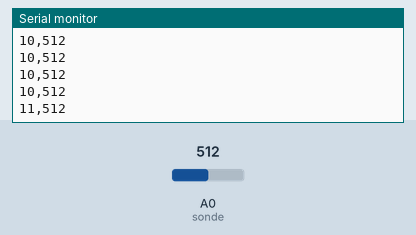
Recording of a sketch running on a simulated Arduino Uno, built with avr-gcc and run on an emulated ATmega328P. On the bench: the last lines printed to the serial monitor. The test bench sets the inputs (shaded band); at power-on: A0 (sonde) = 512.

Above: at 1.2 s.
1.3 s: A0 (sonde) set to 716
At 2.1 s:
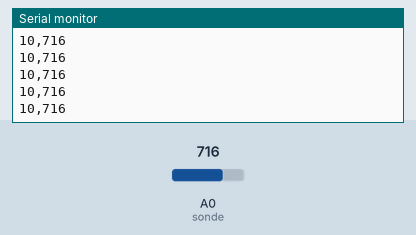
2.8 s: A0 (sonde) set to 900
At 3.5 s:
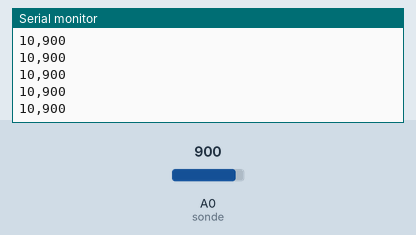
Timing chart, 0 to 5.8 s (numbered marks = the images above; inputs shaded):
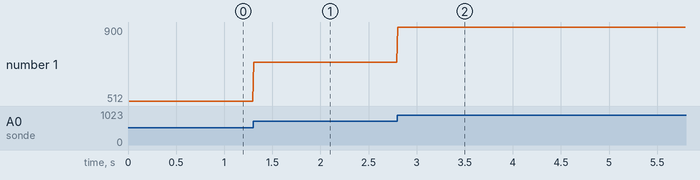

The sketch:

sonde_ctn.ino
```cpp
// Mesure de la tension aux bornes d'une résistance CTN
const int sonde=A0;  // PIN de branchement de la sonde
unsigned long deltat = 10;            // Intervalle de temps entre deux mesures en ms
unsigned long myTime; // Temps de la dernière mesure

int U;            // Tension CTN (R1 plus précisément)
unsigned long t_inst;        // Temps depuis la dernière mesure


void setup() { // Initialisation de la carte
   Serial.begin(115200);  // Paramétrage du port série
   t_inst = 0;
   myTime = millis();
}

void loop() {  //Actions réalisées en boucle
  t_inst = millis() - myTime;
  while(t_inst < deltat){t_inst = millis() - myTime;}  // Attente d'un intervalle de temps de 1s
  U = analogRead(sonde);      // Lecture tension en V
  myTime = millis();  //On réinitialise le temps de mesure
  Serial.print(t_inst);  // On envoie le temps entre deux mesures et non le temps de mesure
  Serial.print(",");
  Serial.println(U);  // On envoie la tension
}
```

Measured:
- after the input at 1.3 s, the serial monitor: prints a new line at once (image 1)
- after the input at 2.8 s, the serial monitor: prints a new line at once (image 2)
- plotted number 1: 512 → 716 after the input at 1.3 s, 716 → 900 after the input at 2.8 s
